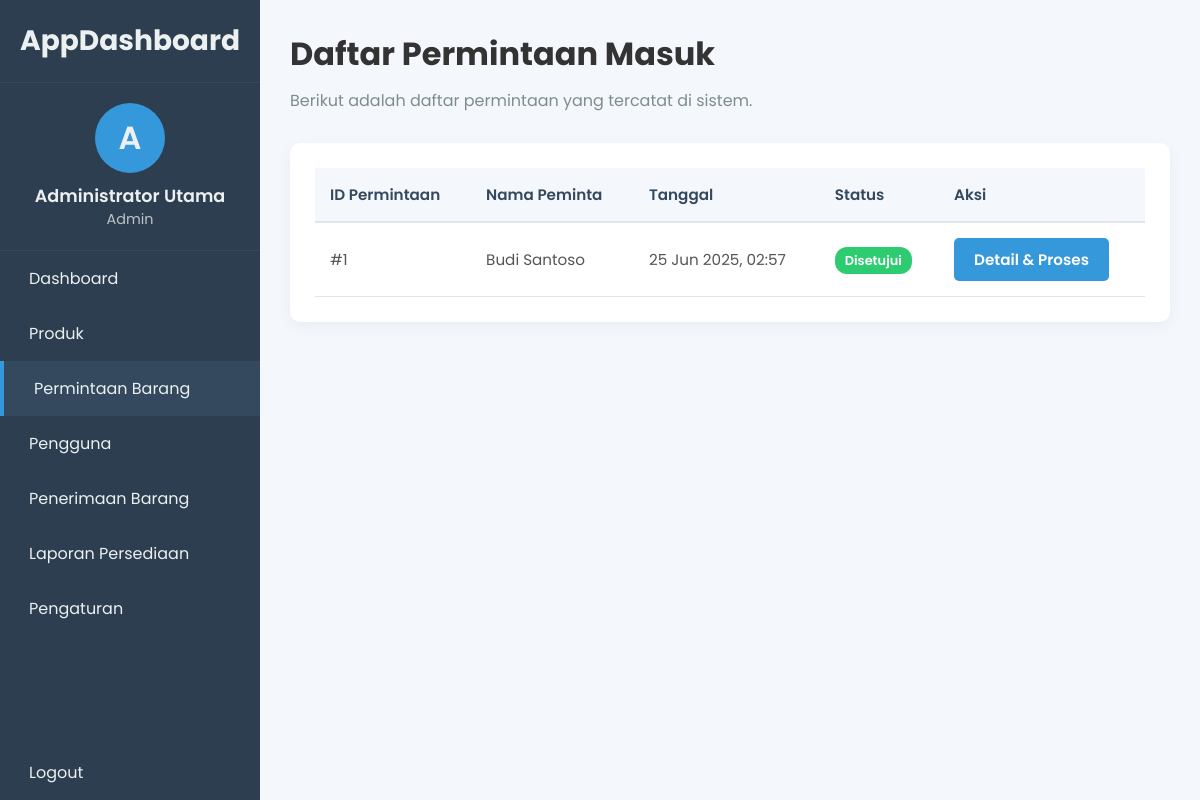
/daftar_permintaan.php (signed in), run on the app's committed database.
### tables this page shows
CREATE TABLE `permintaan` (
  `id` int(11) NOT NULL,
  `id_user` int(11) NOT NULL,
  `tanggal_permintaan` datetime NOT NULL DEFAULT current_timestamp(),
  `status` enum('Pending','Disetujui','Ditolak') NOT NULL DEFAULT 'Pending',
  `catatan_admin` text DEFAULT NULL,
  `tanggal_diproses` datetime DEFAULT NULL
);

CREATE TABLE `users` (
  `id` int(11) NOT NULL,
  `username` varchar(50) NOT NULL,
  `password` varchar(255) NOT NULL,
  `nama_lengkap` varchar(100) NOT NULL,
  `role` enum('admin','user') NOT NULL DEFAULT 'user',
  `created_at` timestamp NOT NULL DEFAULT current_timestamp()
);

### daftar_permintaan.php (the view, shortened to what this page needs)
<?php
require_once 'template_header.php';
$sql = "SELECT p.id, u.nama_lengkap, p.tanggal_permintaan, p.status
        FROM permintaan p
        JOIN users u ON p.id_user = u.id";
$sql .= " ORDER BY p.tanggal_permintaan DESC";
$stmt = $koneksi->prepare($sql);
$stmt->execute();
$result = $stmt->get_result();
?>
<header class="main-header">
    <h1><?php echo ($_SESSION['role'] == 'admin') ? 'Daftar Permintaan Masuk' : 'Riwayat Permintaan Saya'; ?></h1>
    <p>Berikut adalah daftar permintaan yang tercatat di sistem.</p>
</header>
<section class="content-section">
    <div class="table-container">
        <table class="product-table">
            <thead>
                <tr>
                    <th>ID Permintaan</th>
                    <?php if ($_SESSION['role'] == 'admin') echo '<th>Nama Peminta</th>'; ?>
                    <th>Tanggal</th>
                    <th>Status</th>
                    <th>Aksi</th>
                </tr>
            </thead>
            <tbody>
                <?php if ($result && $result->num_rows > 0): ?>
                    <?php while($row = $result->fetch_assoc()): ?>
                    <tr>
                        <td>#<?php echo $row['id']; ?></td>
                        <?php if ($_SESSION['role'] == 'admin') echo '<td>' . htmlspecialchars($row['nama_lengkap']) . '</td>'; ?>
                        <td><?php echo date('d M Y, H:i', strtotime($row['tanggal_permintaan'])); ?></td>
                        <td><span
                                class="status-badge status-<?php echo strtolower($row['status']); ?>"><?php echo $row['status']; ?></span>
                        </td>
                        <td>
                            <a href="detail_permintaan.php?id=<?php echo $row['id']; ?>" class="btn btn-primary btn-sm">
                                <?php echo ($_SESSION['role'] == 'admin') ? 'Detail & Proses' : 'Lihat Detail'; ?>
                            </a>
                        </td>
                    </tr>
                    <?php endwhile; ?>
                <?php endif; ?>
            </tbody>
        </table>
    </div>
</section>
<?php
require_once 'template_footer.php';
?>

### style.css (style rules this page uses)
* { margin: 0; padding: 0; box-sizing: border-box; }
body { font-family: 'Poppins', sans-serif; background-color: #f4f7fc; color: #333; }
.main-header h1 { font-size: 2rem; font-weight: 700; margin-bottom: 10px; }
.main-header p { color: #7f8c8d; margin-bottom: 30px; }
.content-section { margin-top: 20px; }
.table-container { background-color: #ffffff; padding: 25px; border-radius: 10px; box-shadow: 0 4px 15px rgba(0, 0, 0, 0.05); }
.product-table { width: 100%; border-collapse: collapse; font-size: 0.95rem; }
.product-table thead tr { background-color: #f4f7fc; }
.product-table th { padding: 15px; text-align: left; font-weight: 600; color: #34495e; border-bottom: 2px solid #e0e6ed; }
.product-table td { padding: 15px; text-align: left; border-bottom: 1px solid #e0e6ed; color: #555; }
.product-table td:last-child { font-weight: 600; color: #2980b9; }
.btn, .btn-primary, .btn-secondary, .btn-edit, .btn-delete { padding: 10px 20px; border: none; border-radius: 5px; cursor: pointer; font-family: 'Poppins', sans-serif; font-weight: 600; text-decoration: none; display: inline-block; text-align: center; transition: background-color 0.3s, transform 0.2s; }
.btn-primary { background-color: #3498db; color: white; }
.status-badge { padding: 4px 10px; border-radius: 12px; color: white; font-size: 0.85em; font-weight: 600; }
.status-disetujui { background-color: #2ecc71; }

### data on the page
permintaan: id "1", id_user.nama_lengkap "Budi Santoso", tanggal_permintaan "25 Jun 2025, 02:57", status "Disetujui"

### other printed values
$inisial "A"
$nama_lengkap "Administrator Utama"
$role "Admin"
